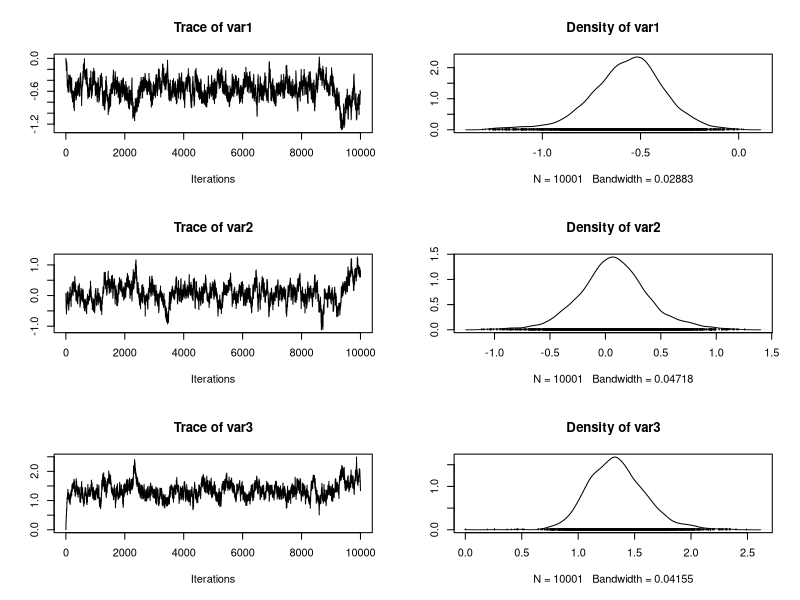
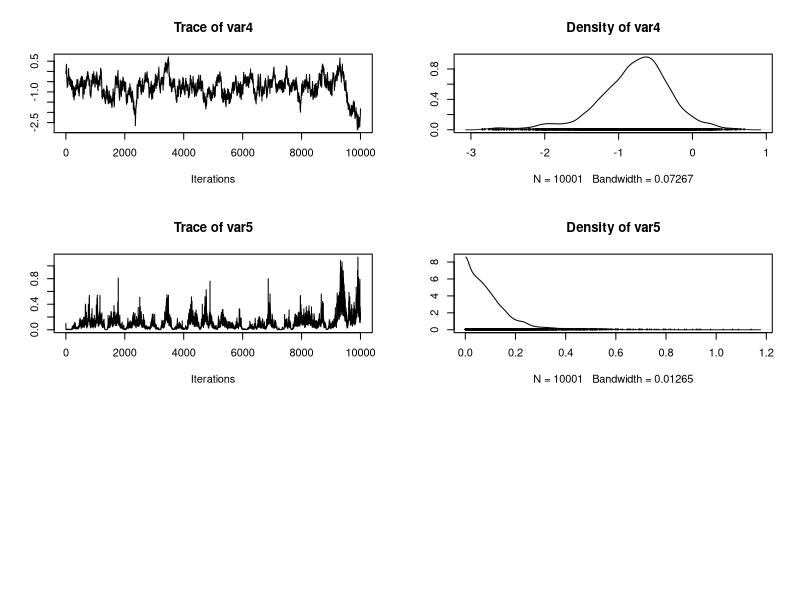

Write the R code that produced these figures, in order.
## ---- chunk 1
knitr::opts_chunk$set(echo = TRUE)
library(boot)
## ---- chunk 2
alpha0 <- 0
alpha1 <- 0
alpha2 <- 0
alpha12 <- 0
tau <- 10
b <- c(0, 0, 0, 0, 0, 0, 0, 0, 0, 0, 
       0, 0, 0, 0, 0, 0, 0, 0, 0, 0,
       0)
"N" <- 
21
"r" <-
c(10, 23, 23, 26, 17, 5, 53, 55, 32, 46, 10, 8, 10, 8, 23, 0, 
3, 22, 15, 32, 3)
"n" <-
c(39, 62, 81, 51, 39, 6, 74, 72, 51, 79, 13, 16, 30, 28, 45, 
4, 12, 41, 30, 51, 7)
"x1" <-
c(0, 0, 0, 0, 0, 0, 0, 0, 0, 0, 0, 1, 1, 1, 1, 1, 1, 1, 1, 1, 
1)
"x2" <-
c(0, 0, 0, 0, 0, 1, 1, 1, 1, 1, 1, 0, 0, 0, 0, 0, 1, 1, 1, 1, 
1)
## ---- chunk 3

gibbs_Seeds <- function(nchain , n , r , N , X1, X2 , prop_sd = 1) {
  
  alpha0 <- 0
  alpha1 <- 0
  alpha2 <- 0
  alpha12 <- 0
  sigma2 <- 1/10
  b <- c(0, 0, 0, 0, 0, 0, 0, 0, 0, 0, 
       0, 0, 0, 0, 0, 0, 0, 0, 0, 0,
       0)

  p = inv.logit(alpha0 + alpha1 * x1 + alpha2 * x2 + alpha12 * x1 * x2 + b)
  
  chain <- matrix(NA , nchain +1 , 5 )
  
  b_chain <- matrix(NA , nchain +1 , N )
  
  chain[1,] <- c(alpha0 , alpha1 , alpha2 , alpha12 , sigma2)
  
  b_chain[1,] <- b
  
  for (i in 1:nchain){
    
    # Mise a jour de alpha0
    
    prop <- rnorm(1, alpha0, prop_sd)
    
    prop_p <- inv.logit(prop + alpha1 * x1 + alpha2 * x2 + alpha12 * x1 * x2 + b)
    
    top <- prop * sum(r) + sum(n*log(1-prop_p)) - ((prop^2) / (2 * 1e6))
    
    bottom <- alpha0 * sum(r) + sum(n*log(1-p)) - ((alpha0^2) / (2 * 1e6))
    
    acc_prop = exp(top-bottom)
    
    if (runif(1) < acc_prop){
      alpha0 <- prop
      p <- prop_p
    }
    
    ## Mise a jour de alpha1
    
    prop <- rnorm(1, alpha1, prop_sd)
    
    prop_p <- inv.logit(alpha0 + prop * x1 + alpha2 * x2 + alpha12 * x1 * x2 + b)
    
    top <- prop * sum(r*x1) + sum(n*log(1-prop_p)) - ((prop^2) / (2 * 1e6))
    
    bottom <- alpha1 * sum(r*x1) + sum(n*log(1-p)) - ((alpha1^2) / (2 * 1e6))
    
    acc_prop = exp(top-bottom)
    
    
    if (runif(1) < acc_prop){
      alpha1 <- prop
      p <- prop_p
    }
    
        ## Mise a jour de alpha2
    
    prop <- rnorm(1, alpha2, prop_sd)
    
    prop_p <- inv.logit(alpha0 + alpha1 * x1 + prop * x2 + alpha12 * x1 * x2 + b)
    
    top <- prop * sum(r*x2) + sum(n*log(1-prop_p)) - ((prop^2) / (2 * 1e6))
    
    bottom <- alpha2 * sum(r*x2) + sum(n*log(1-p)) - ((alpha2^2) / (2 * 1e6))
    
    acc_prop = exp(top-bottom)
     

    if (runif(1) < acc_prop){
      alpha2 <- prop
      p <- prop_p
    }
    
        ## Mise a jour de alpha12
    
    prop <- rnorm(1, alpha12, prop_sd)
    
    prop_p <- inv.logit(alpha0 + alpha1 * x1 + alpha2 * x2 + prop * x1 * x2 + b)
    
    top <- prop * sum((r*x1)*x2) + sum(n*log(1-prop_p)) - ((prop^2) / (2 * 1e6))
    
    bottom <- alpha12 * sum((r*x1)*x2) + sum(n*log(1-p)) - ((alpha12^2) / (2 * 1e6))
    
    acc_prop = exp(top-bottom)
     

    if (runif(1) < acc_prop){
      alpha12 <- prop
      p <- prop_p
    }
    
            ## Mise a jour de b

    for (j in 1:N)
    {
      prop <- rnorm(1, b[j], prop_sd)
      prop_p_j <- inv.logit(alpha0 + alpha1 * x1[j] + alpha2 * x2[j] + alpha12 * x1[j] * x2[j] + prop)
      
      top <- - (prop^2 / (2 * sigma2)) + r[j] * log(prop_p_j) + (n[j] - r[j]) * log(1 - prop_p_j)
      bottom <- - (b[j]^2 / (2 * sigma2)) + r[j] * log(p[j]) + (n[j] - r[j]) * log(1 - p[j])
      
      acc_prob <- exp(top - bottom)
      if (!is.finite(acc_prob))
      browser()
      
      if (runif(1) < acc_prob){
        b[j] <- prop
        p[j] <- prop_p_j
      }
    }
    
        # Mise à jour de sigma2
    sigma2 <- 1 / rgamma(1, 10**(-3) + N / 2, 10**(-3) + 0.5 * sum(b^2))
    
    ## Mettre a jour ma chaine
    chain[i+1,] <- c(alpha0 , alpha1 , alpha2 , alpha12 , sigma2)
    b_chain[i+1,] <- b
  }
  return(chain)
  }
  
## ---- chunk 4
x <- gibbs_Seeds(10000 , n , r , N , x1, x2 , prop_sd = 0.1)
summary(x)
## ---- chunk 5
plot(coda::mcmc(x))
